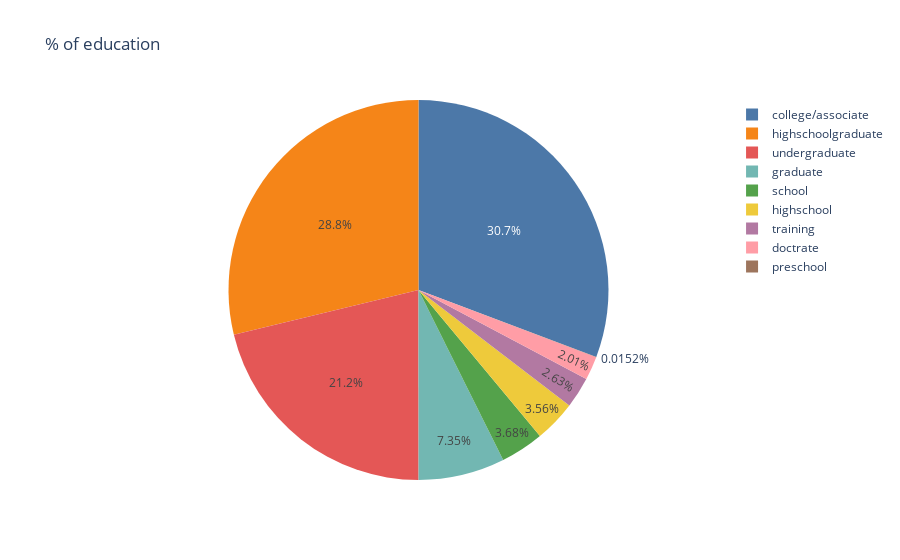

Notebook code cell kept with this figure:
### Code cell
px.pie(df, values='education_num', names ='education', title  ='% of education', color_discrete_sequence = px.colors.qualitative.T10)

### Figure 1 — Plotly figure (JSON) as saved in the notebook; plotly's stock layout.template omitted (floating-point values rounded to 4 significant figures; data arrays with more than 128 entries replaced by an {"elided": "..."} marker saying what was removed)
{"data": [{"domain": {"x": [0, 1], "y": [0, 1]}, "hovertemplate": "education=%{label}<br>education_num=%{value}<extra></extra>", "labels": {"elided": "32537 str values"}, "legendgroup": "", "name": "", "showlegend": true, "type": "pie", "values": {"elided": "32537 int values"}}], "layout": {"legend": {"tracegroupgap": 0}, "piecolorway": ["#4C78A8", "#F58518", "#E45756", "#72B7B2", "#54A24B", "#EECA3B", "#B279A2", "#FF9DA6", "#9D755D", "#BAB0AC"], "title": {"text": "% of education"}}}
